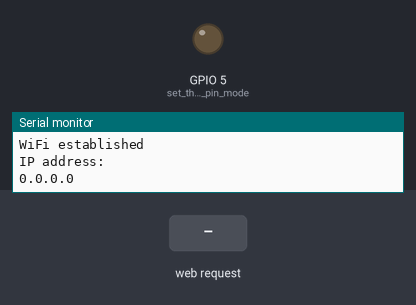
Simulated run of this sketch. Board: ESP32. Shown: output pins drawn as LEDs (lit = HIGH), the last lines printed to the serial monitor. The test bench sets the inputs (shaded band).

Above: at 1.2 s.
1.3 s: HTTP request GET /H received
At 2.4 s:
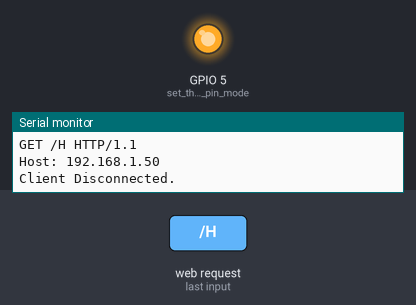
2.8 s: HTTP request GET /L received
At 3.6 s:
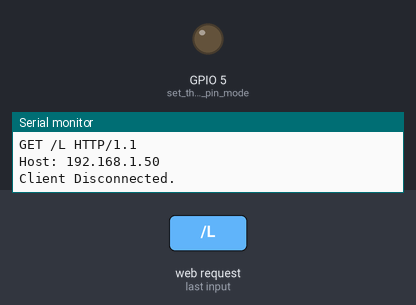
Timing chart, 0 to 5.8 s (numbered marks = the images above; inputs shaded):
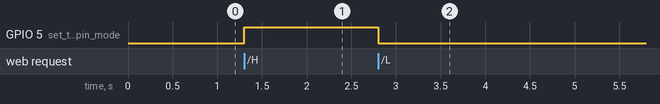

The sketch:

esp_32_lights.ino
```cpp
#include "WiFi.h"
#include "EEPROM.h"

WiFiServer server(80);
void setup()
{
    Serial.begin(115200);
    WiFi.mode(WIFI_AP_STA);
    WiFi.softAP("ESP_32_lights");


// const char* ssid     = "yourssid";
// const char* password = "yourpasswd";

    pinMode(5, OUTPUT);      // set the LED pin mode

    delay(10);

    // We start by connecting to a WiFi network

    Serial.println();
    Serial.println();


    Serial.println("");
    Serial.println("WiFi established");
    Serial.println("IP address: ");
    Serial.println(WiFi.localIP());

    server.begin();

}

int value = 0;

void loop(){
 WiFiClient client = server.available();   // listen for incoming clients

  if (client) {                             // if you get a client,
    Serial.println("New Client.");           // print a message out the serial port
    String currentLine = "";                // make a String to hold incoming data from the client
    while (client.connected()) {            // loop while the client's connected
      if (client.available()) {             // if there's bytes to read from the client,
        char c = client.read();             // read a byte, then
        Serial.write(c);                    // print it out the serial monitor
        if (c == '\n') {                    // if the byte is a newline character

          // if the current line is blank, you got two newline characters in a row.
          // that's the end of the client HTTP request, so send a response:
          if (currentLine.length() == 0) {
            // HTTP headers always start with a response code (e.g. HTTP/1.1 200 OK)
            // and a content-type so the client knows what's coming, then a blank line:
            client.println("HTTP/1.1 200 OK");
            client.println("Connection: Keep-Alive");
            client.println("Content-type:text/html");
            client.println("Keep-Alive: timeout=5, max=1000");
            client.println();


            // the content of the HTTP response follows the header:
            client.print("Click <a href=\"/H\">here</a> to turn the LED on pin 5 on.<br>");
            client.print("Click <a href=\"/L\">here</a> to turn the LED on pin 5 off.<br>");

            // The HTTP response ends with another blank line:
            client.println();
            // break out of the while loop:
            break;
          } else {    // if you got a newline, then clear currentLine:
            currentLine = "";
          }
        } else if (c != '\r') {  // if you got anything else but a carriage return character,
          currentLine += c;      // add it to the end of the currentLine
        }

        // Check to see if the client request was "GET /H" or "GET /L":
        if (currentLine.endsWith("GET /H")) {
          digitalWrite(5, HIGH);               // GET /H turns the LED on
        }
        if (currentLine.endsWith("GET /L")) {
          digitalWrite(5, LOW);                // GET /L turns the LED off
        }
      }
    }
    // close the connection:
    client.stop();
    Serial.println("Client Disconnected.");
  }
}
```

Measured:
- after the input at 1.3 s, GPIO 5 (set_the_LED_pin_mode): LOW → HIGH at once
- after the input at 2.8 s, GPIO 5 (set_the_LED_pin_mode): HIGH → LOW at once
